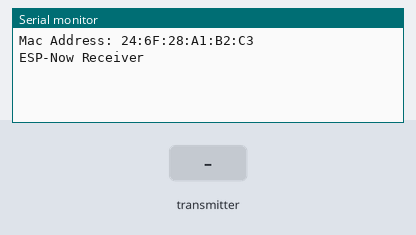
The sketch below on a simulated ESP8266 (NodeMCU). On the bench: the last lines printed to the serial monitor. The test bench sets the inputs (shaded band).

Above: at 1.2 s.
1.3 s: the transmitter starts sending state_device_1 = 0
At 1.61 s:
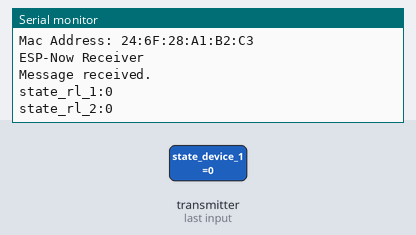
2.8 s: the transmitter starts sending state_device_2 = 1
At 3.11 s:
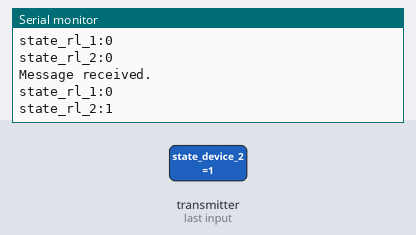

The sketch:

THIET_BI_2.ino
```cpp
#include <Arduino.h>
#include <ESP8266WiFi.h>
#include <espnow.h>

typedef struct message {
   bool state_device_1;
   bool state_device_2;
} message;
message myMessage;

void onDataReceiver(uint8_t * mac, uint8_t *incomingData, uint8_t len) {
   Serial.println("Message received.");
   // We don't use mac to verify the sender
   // Let us transform the incomingData into our message structure
  memcpy(&myMessage, incomingData, sizeof(myMessage));
  Serial.print("state_rl_1:");
  Serial.println(myMessage.state_device_1);
  Serial.print("state_rl_2:");
  Serial.println(myMessage.state_device_2);
}
void setup() {
  Serial.begin(115200);

  WiFi.mode(WIFI_STA);
  WiFi.disconnect();
  // ESP.eraseConfig();

  // Wifi STA Mode
  // Get Mac Add
  Serial.print("Mac Address: ");
  Serial.print(WiFi.macAddress());
  Serial.println("\nESP-Now Receiver");

  // Initializing the ESP-NOW
  if (esp_now_init() != 0) {
    Serial.println("Problem during ESP-NOW init");
    return;
  }

  esp_now_set_self_role(ESP_NOW_ROLE_SLAVE);
  esp_now_register_recv_cb(onDataReceiver);
}
void loop() {
}
```

Measured:
- after the input at 1.3 s, the serial monitor: prints a new line at once (image 1)
- after the input at 2.8 s, the serial monitor: prints a new line at once (image 2)
